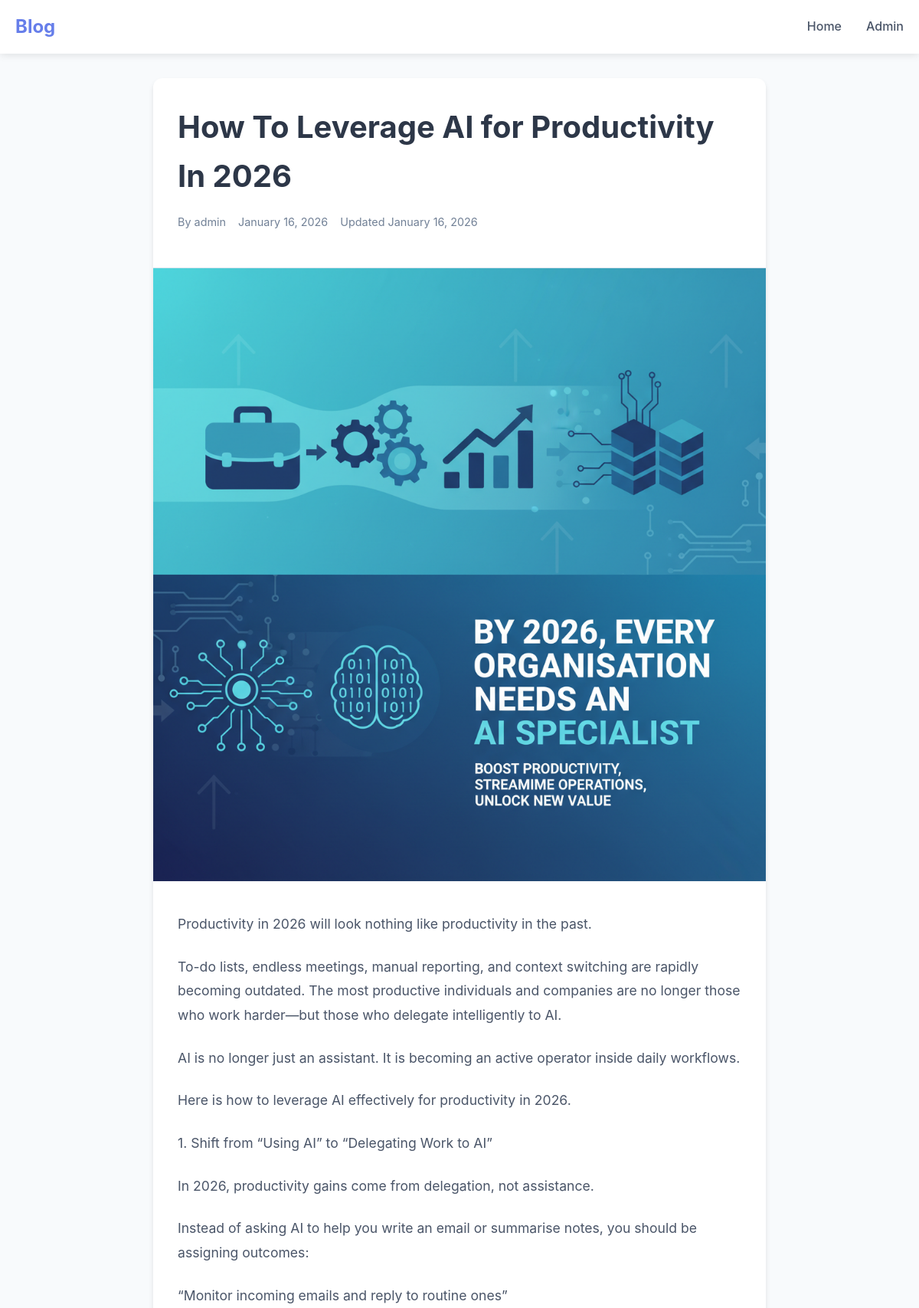
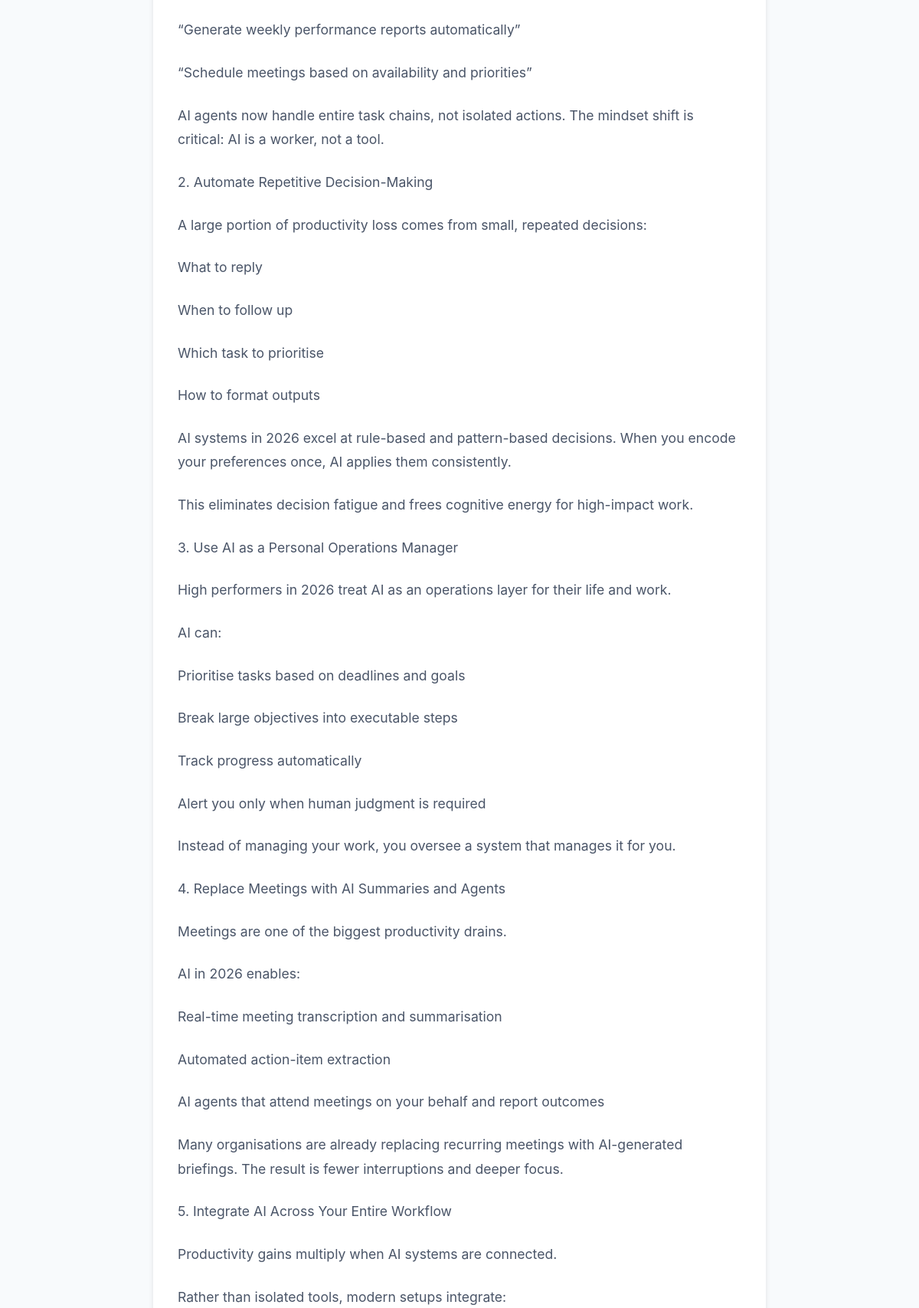
The app's page /post/how-to-leverage-ai-for-productivity-in-2026/ (upper part) with its own data (2 pictures, top to bottom).
### blog/models.py (models this page shows, shortened)
class BlogPost(models.Model):
    title = models.CharField(max_length=200)
    slug = models.SlugField(max_length=200, unique=True)
    content = models.TextField()
    featured_image = models.ImageField(upload_to='blog_images/', blank=True, null=True)
    author = models.ForeignKey(User, on_delete=models.CASCADE)
    published = models.BooleanField(default=False)
    created_at = models.DateTimeField(auto_now_add=True)
    updated_at = models.DateTimeField(auto_now=True)
    class Meta:
        ordering = ['-created_at']

### blog/views.py (the view)
# urls.py: path('post/<slug:slug>/', views.post_detail, name='post_detail'),
def post_detail(request, slug):
    post = get_object_or_404(BlogPost, slug=slug, published=True)
    return render(request, 'post_detail.html', {'post': post})

### templates/post_detail.html (shortened to what this page needs)
{% extends 'base.html' %}
{% block content %}
<div class="post-detail">
    <article class="post-article">
        <header class="post-header">
            <h1>{{ post.title }}</h1>
            <div class="post-meta">
                <span class="author">By {{ post.author.username }}</span>
                <span class="date">{{ post.created_at|date:"F d, Y" }}</span>
                {% if post.updated_at != post.created_at %}
                    <span class="updated">Updated {{ post.updated_at|date:"F d, Y" }}</span>
                {% endif %}
            </div>
        </header>
        {% if post.featured_image %}
            <div class="post-featured-image">
                <img src="{{ post.featured_image.url }}" alt="{{ post.title }}">
            </div>
        {% endif %}
        <div class="post-body">
            {{ post.content|linebreaks }}
        </div>
    </article>
</div>
{% endblock %}

### static/css/style.css (style rules this page uses)
* { margin: 0; padding: 0; box-sizing: border-box; }
body { font-family: -apple-system, BlinkMacSystemFont, 'Segoe UI', 'Roboto', 'Oxygen', 'Ubuntu', 'Cantarell', sans-serif; line-height: 1.6; color: #333; background-color: #f8fafc; }
.post-meta { display: flex; gap: 1rem; margin-bottom: 1rem; font-size: 0.9rem; color: #718096; }
.post-detail { max-width: 800px; margin: 0 auto; }
.post-article { background: white; border-radius: 12px; overflow: hidden; box-shadow: 0 4px 6px rgba(0, 0, 0, 0.1); margin-bottom: 2rem; }
.post-header { padding: 2rem; border-bottom: 1px solid #e2e8f0; }
.post-header h1 { font-size: 2.5rem; font-weight: 700; color: #2d3748; margin-bottom: 1rem; }
.post-featured-image { width: 100%; overflow: hidden; }
.post-featured-image img { width: 100%; height: auto; object-fit: cover; }
.post-body { padding: 2rem; font-size: 1.1rem; line-height: 1.8; color: #4a5568; }
.post-body p { margin-bottom: 1.5rem; }

### records on screen
BlogPost: title "How To Leverage AI for Productivity In 2026", author.username "admin", created_at "January 16, 2026", updated_at "January 16, 2026", featured_image (picture), content "Productivity in 2026 will look nothing like productivity in the past. To-do lists, endless meetings, manual reporting, and context switching are rapidly becoming outdated. The most productive individuals and companies are no longer those who work harder—but those who delegate intelligently to AI. AI is no longer just an assistant. It is becoming an active operator inside daily workflows. Here is how to leverage AI effectively for productivity in 2026. 1. Shift from “Using AI” to “Delegating Work to AI” In 2026, productivity gains come from delegation, not assistance. Instead of asking AI to help you write an email or summarise notes, you should be assigning outcomes: “Monitor incoming…"
